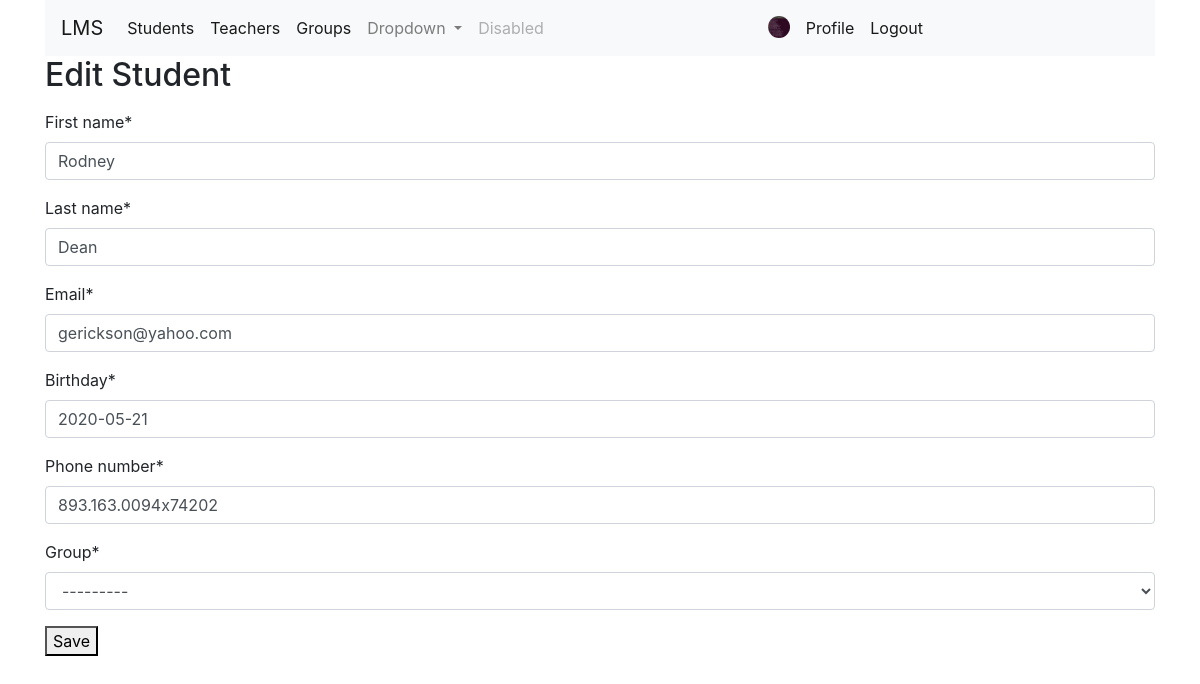
The app's page /students/edit/240 (signed in) with its own data.
### user_account/models.py (models this page shows)
class UserAccountProfile(models.Model):
    user = models.OneToOneField(
        User, on_delete=models.CASCADE, related_name='profile'
    )
    image = models.ImageField(default='default.jpg', upload_to='pics')

### student/models.py (models this page shows, shortened)
class Student(models.Model):
    first_name = models.CharField(max_length=40, null=False)
    last_name = models.CharField(max_length=20, null=False)
    email = models.EmailField(max_length=50, null=True, db_index=True)
    birthday = models.DateField(default=datetime.date.today)
    phone_number = models.CharField(max_length=25, default=380000000000, unique=True)
    group = models.ForeignKey(to=Group, null=True, on_delete=models.SET_NULL, related_name='students')

### student/views.py (the view, shortened to what this page needs)
# urls.py: path('edit/<int:pk>', StudentsUpdateView.as_view(), name='edit'),
class StudentsUpdateView(LoginRequiredMixin, UpdateView):
    model = Student
    template_name = 'students_edit.html'
    form_class = StudentEditForm
    login_url = reverse_lazy('login')
    def get_context_data(self, *, object_list=None, **kwargs):
        context = super().get_context_data(object_list=None, **kwargs)
        context['title'] = 'Edit Student'
        return context

### student/forms.py
class StudentEditForm(StudentBaseForm):
    def clean_email(self):
        email = self.cleaned_data['email']
        if Student.objects.all().filter(email=email).exists():
            raise ValidationError('Email is already exists')
        return email

### group/models.py (called while the page is built)
    def __str__(self):
        return f'{self.name_group},' \
               f' {self.number_of_group},'

### student/templates/students_edit.html (shortened to what this page needs)
{% extends 'base.html' %}
{% load crispy_forms_tags %}
{% block content %}
    <form method="post">
        {{ form|crispy }}
        <button type="submit">Save</button>
    </form>
{% endblock %}

### templates/base.html (shortened to what this page needs)
<!DOCTYPE html>
<html lang="en">
<head>
    <link rel="stylesheet" href="https://stackpath.bootstrapcdn.com/bootstrap/4.5.0/css/bootstrap.min.css"
>
</head>
<body>
<div class="container">
    <nav class="navbar navbar-expand-lg navbar-light bg-light">
        <a class="navbar-brand" href="{% url 'index' %}">LMS</a>
        <div class="collapse navbar-collapse" id="navbarSupportedContent">
            <ul class="navbar-nav mr-auto">
                <li class="nav-item active">
                    <a class="nav-link" href="{% url 'students:list' %}">Students <span class="sr-only">(current)</span></a>
                </li>
                <li class="nav-item active">
                    <a class="nav-link" href="{% url 'teachers:list' %}">Teachers <span class="sr-only">(current)</span></a>
                </li>
                <li class="nav-item active">
                    <a class="nav-link" href="{% url 'groups:list' %}">Groups <span class="sr-only">(current)</span></a>
                </li>
                <li class="nav-item dropdown">
                    <a class="nav-link dropdown-toggle" href="#" id="navbarDropdown" role="button"
                       data-toggle="dropdown" aria-haspopup="true" aria-expanded="false">
                        Dropdown
                    </a>
                </li>
                <li class="nav-item">
                    <a class="nav-link disabled" href="#" tabindex="-1" aria-disabled="true">Disabled</a>
                </li>
            </ul>
            <ul class="navbar-nav mr-auto">
                {% if user.is_authenticated %}
                <div class="img-circle.vert">
                    <img class="rounded-circle p-1 m-1" width="30" height="30" src="{{ user.profile.image.url }}">
                </div>
                <li class="nav-item active">
                    <a class="nav-link" href="{% url 'profile' %}">Profile <span class="sr-only">(current)</span></a>
                </li>
                <li class="nav-item active">
                    <a class="nav-link" href="{% url 'logout' %}">Logout <span class="sr-only">(current)</span></a>
                </li>
                {% endif %}
            </ul>
        </div>
    </nav>
    <h2>{{ title }}</h2>
    {% block content %}
    {% endblock %}
</div>
</body>
</html>

### records on screen
Student: first_name "Rodney", last_name "Dean", email "gerickson@yahoo.com", birthday "2020-05-21", phone_number "893.163.0094x74202", group "---------"

### other values on screen
{{ title }} "Edit Student"
